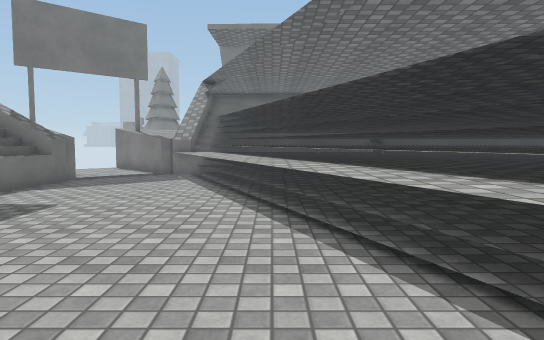
View 1 (above)

17 first-person views from a walk through a 3-D level made in the Unity game engine. The camera is 1.2 m above the floor, tilts 4° down and sees 70° across. The floor is counted in squares, 1 m on a side. Each view is taken from the middle of a square. On the plan, view 1 faces up. The plan holds only what a view shows up to about 15 squares ahead; the rest is blank. The place goes on beyond the plan. Surface patterns are stand-ins for the level's own textures.

View 2
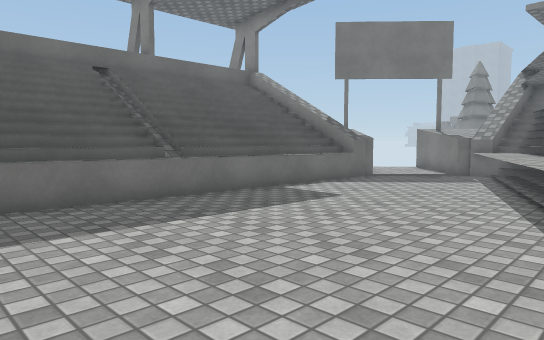

View 3
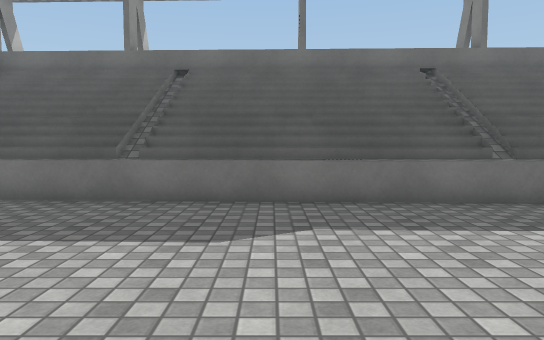

View 4
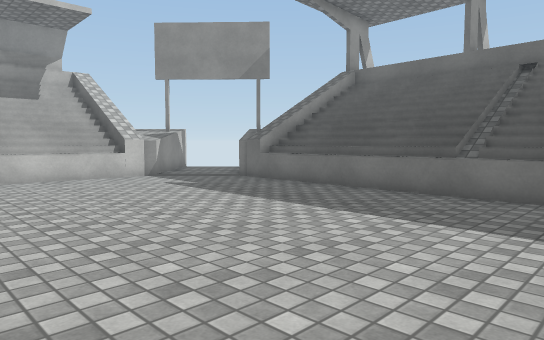

View 5
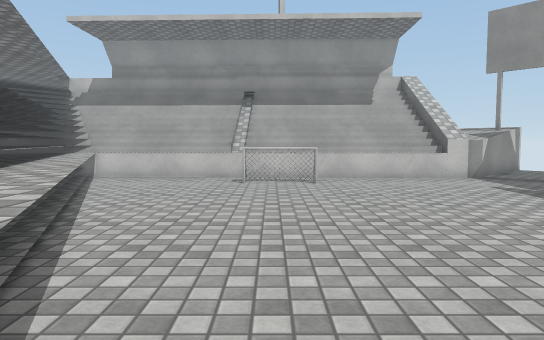

View 6
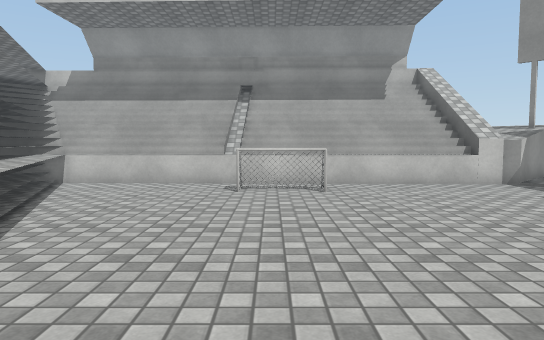

View 7
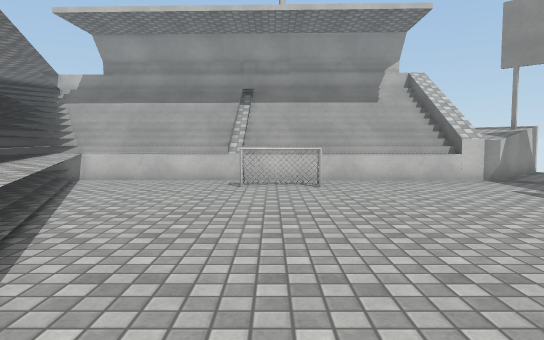

View 8
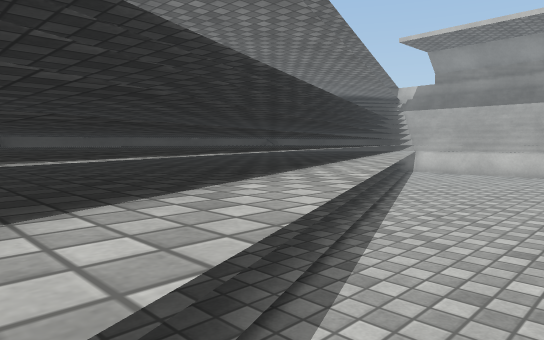

View 9
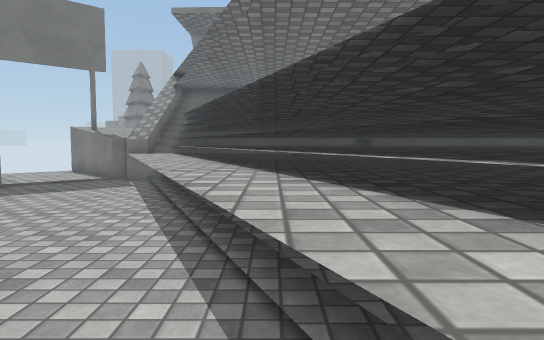

View 10
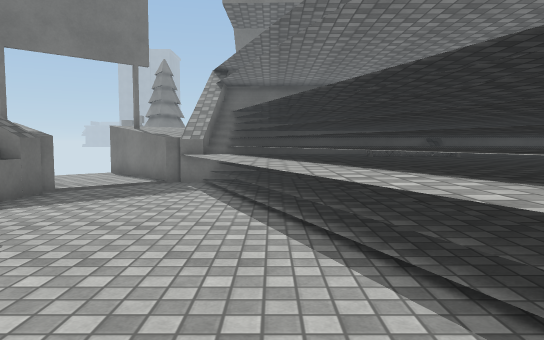

View 11
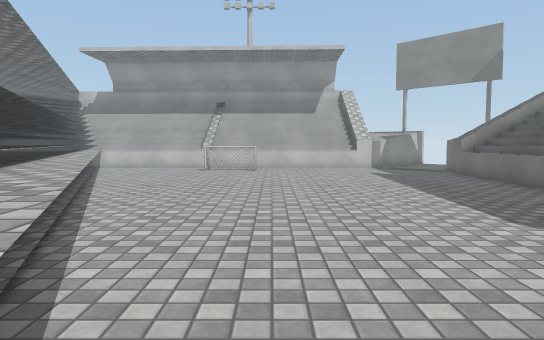

View 12
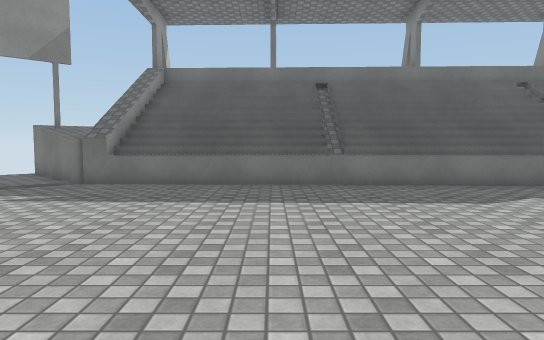

View 13
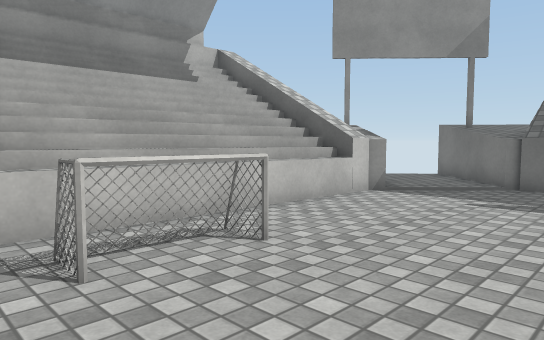

View 14
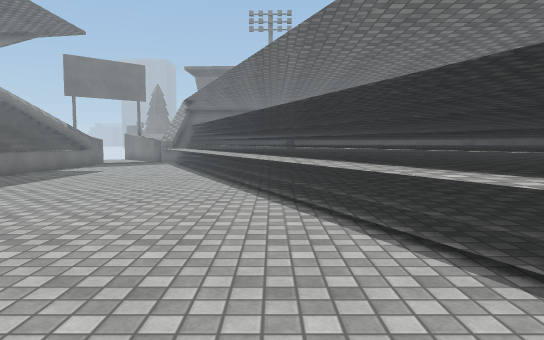

View 15
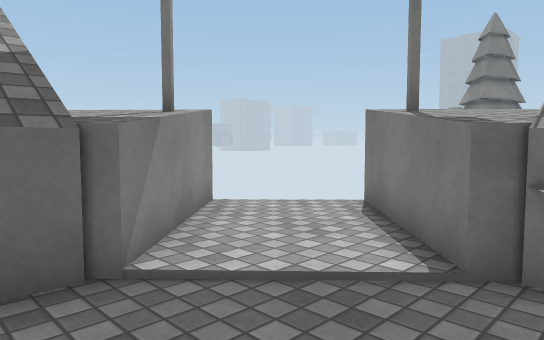

View 16
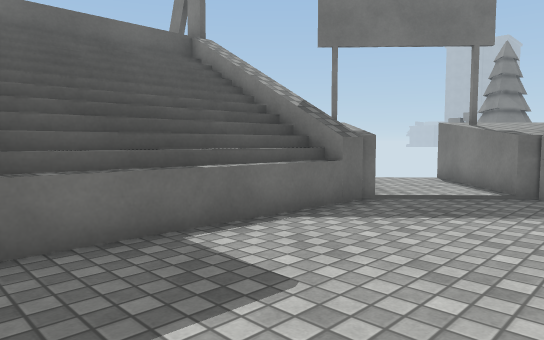

View 17
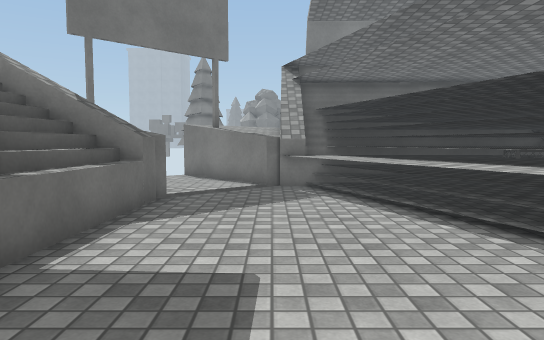

### Floor plan
Key: @ floor where view 1 was taken; # wall or solid block; x gap in a wall; . floor; = window, fence, low wall or low ledge; ^ raised ledge.
Columns run from 10 left of view 1 to 10 right of it. Each row starts with its distance up from view 1.
 18    x
 17    .# ^##
 16   ..#^^###
 15  #...^^^##
 14  ##....^^##
 13   ^^...^^##
 12   ##....^^#
 11   ^^....^^##
 10   ^^....^^##
  9   ^^.....^^##
  8  #^^.....^^##
  7  #^^......^^#
  6  #^^......^^##
  5  #^^.......^##
  4  #^^.......^^##
  3  #^^.......^^##
  2  #^^........^^#
  1  #^^........^^##
  0  #^^......@..^##
 -1  ^^^.........^^##
 -2  ^^^..........^##
 -3  ^^^..........^^#
 -4  ^^^..........^^##
 -5  ^^^...........^##
 -6  ^^^...........^^#
 -7  ^^^............^##
 -8  ^^^............^##
 -9  ^^^............^^##
-10  ##^.............^##
-11 ^^^#.............^^#
-12  ^^........=x=....^##
-13 ##...^^^^^........^##
-14  ...^^#^^^^^^^^^^^^^#
-15   .#^^#^^^^^^^^^^^^^#
-16   x            ######

Positions as (right, up) in squares from view 1, and headings:
1: (0, 0), facing up
2: (1, 0), facing up-left
3: (1, 0), facing left
4: (2, 0), facing down-left
5: (2, 0), facing down
6: (2, -2), facing down
7: (2, -1), facing down
8: (1, 2), facing down-right
9: (1, 2), facing up
10: (-1, 3), facing up
11: (0, 5), facing down
12: (4, -5), facing left
13: (4, -8), facing down-left
14: (3, -9), facing up
15: (-3, 11), facing up-left
16: (-2, 5), facing up-left
17: (-4, 4), facing up
